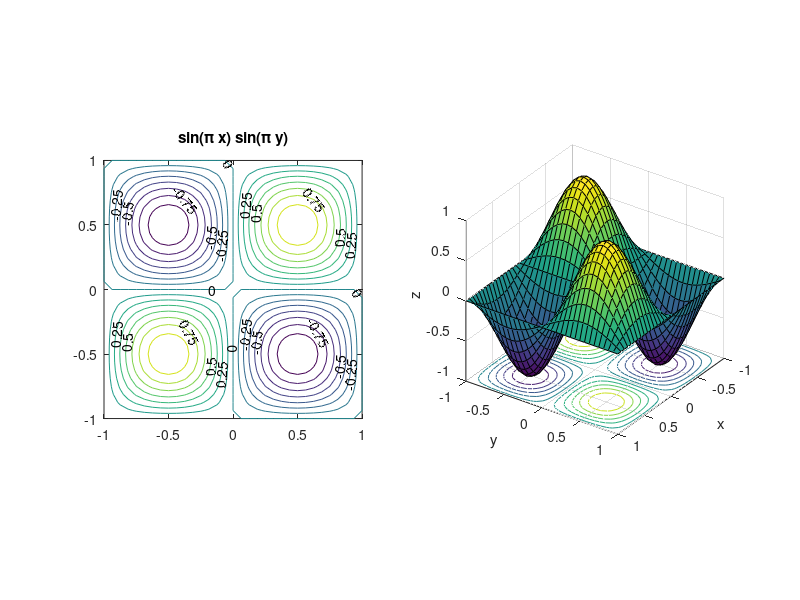

Source code (MATLAB):
x = [-1 : 1/16 : 1];
 y = [-1 : 1/16 : 1];
 [x2,y2] = meshgrid(x,y);
 z = sin(pi*x2) .* sin(pi*y2);
 subplot(1,2,1);
 [c,h] = contour(x, y, z, [-1 : 0.125 : 1]);
 clabel(c, h, [-1 : .25 : 1]);
 set(gca, 'DataAspectRatio', [1 1 1]);
 title('sin(\pi x) sin(\pi y)');
 subplot(1,2,2);
 surfc(x, y, z);
 view(125,30);
 xlabel('x');  ylabel('y');  zlabel('z');
 set(gca, 'DataAspectRatio', [1 1 1]);